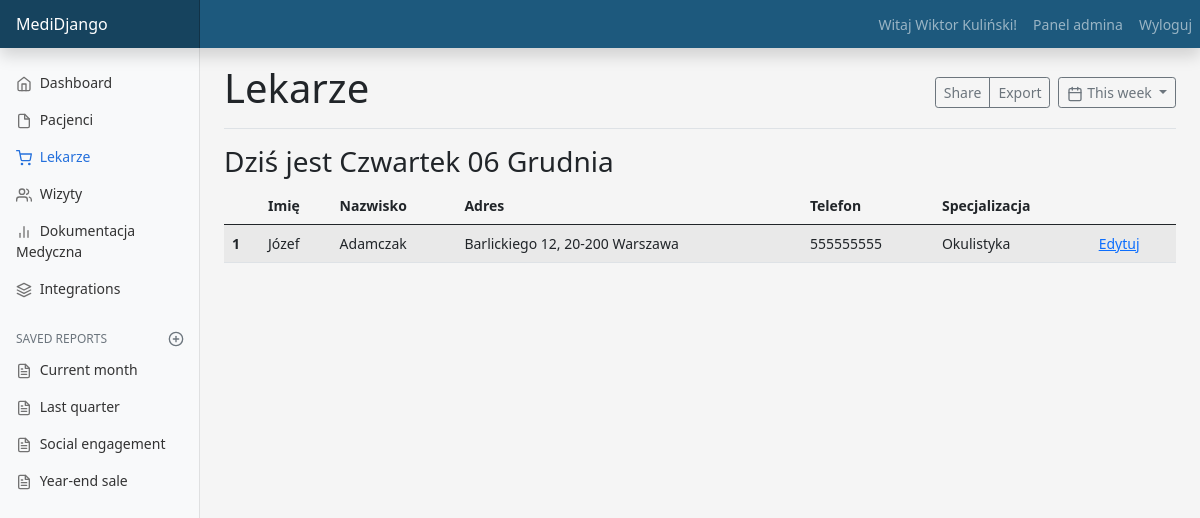
Page /doctors (signed in) on the committed database.
### main/models.py (models this page shows, shortened)
class Patient(models.Model):
    user = models.OneToOneField(User, null=False, on_delete=models.CASCADE)
    name = models.CharField(max_length=20, default="")
    surname = models.CharField(max_length=30, default="")
    address = models.OneToOneField(Address, null=True, on_delete=models.CASCADE)
    date_of_birth = models.DateField(default='2000-01-01')
    phone_number = models.CharField(default="", null=False, max_length=9)

class Doctor(models.Model):
    user = models.OneToOneField(User, null=False, on_delete=models.CASCADE)
    address = models.OneToOneField(Address, null=False, on_delete=models.CASCADE, default="")
    name = models.CharField(max_length=20, null=False, default="")
    surname = models.CharField(max_length=20, null=False, default="")
    phone_number = models.CharField(default="", null=False, max_length=9)
    specialization = models.CharField(max_length=50, null=False, default="")

class Address(models.Model):
    street = models.CharField(max_length=20)
    number = models.CharField(max_length=4)
    zip_code = models.CharField(max_length=6)
    city = models.CharField(max_length=20)

### main/views.py (the view)
# urls.py: path('doctors', views.doctors, name="doctors"),
@login_required(login_url="login")
def doctors(request):
    all_doctors = Doctor.objects.all()
    context = {'all_doctors': all_doctors, 'active_app': 'doctors'}
    return render(request, 'main/doctors.html', context=context)

### main/templates/main/doctors.html (shortened to what this page needs)
{% extends "main/dashboard.html" %}
{% block content_title %}Lekarze{% endblock %}
{% block content_main %}
    <div class="table-responsive">
        <table class="table table-striped">
            <thead>
                <tr>
                  <th scope="col"></th>
                  <th scope="col">Imię</th>
                  <th scope="col">Nazwisko</th>
                  <th scope="col">Adres</th>
                  <th scope="col">Telefon</th>
                  <th scope="col">Specjalizacja</th>
                  <th scope="col"></th>
                </tr>
            </thead>
            <tbody>
              {% for doctor in all_doctors %}
                <tr>
                    <th scope="row">{{ forloop.counter }}</th>
                    <td>{{ doctor.name }}</td>
                    <td>{{ doctor.surname }}</td>
                    <td>{{ doctor.address.street }} {{ doctor.address.number }}, {{ doctor.address.zip_code }} {{ doctor.address.city }}</td>
                    <td>{{ doctor.phone_number }}</td>
                    <td>{{ doctor.specialization }}</td>
                    <td><a href="{% url 'edit_doctor' doctor.id %}">Edytuj</a></td>
                </tr>
              {% endfor %}
            </tbody>
        </table>
      </div>
{% endblock %}

### main/templates/main/dashboard.html (shortened to what this page needs)
{% load static %}
<!doctype html>
<html lang="en">
  <head>
<link href="{% static 'assets/dist/css/bootstrap.min.css' %}" rel="stylesheet">
    <link href="{% static 'css/dashboard.css' %}" rel="stylesheet">
    <link href="{% static 'css/custom.css' %}" rel="stylesheet">
  </head>
  <body>
<header class="navbar navbar-color navbar-dark sticky-top flex-md-nowrap p-0 shadow">
  <a class="navbar-brand col-md-3 col-lg-2 me-0 px-3" href="#">MediDjango</a>
  <nav class="navbar-expand-lg">
      <div class="collapse navbar-collapse" id="navbarNav">
          <ul class="navbar-nav">
              {% if user.is_authenticated %}
              <li class="nav-item"><span class="nav-link">Witaj {{ user.patient.name }} {{ user.patient.surname }}!</span></li>
              {% else %}
                  Użytkownik niezalogowany.
              {% endif %}
              {% if user.is_staff %}
                <li class="nav-item"><a class="nav-link" href="{% url 'admin:index' %}">Panel admina</a></li>
              {% endif %}
              <li class="nav-item"><a class="nav-link" href="{% url 'user_logout' %}">Wyloguj</a></li>
          </ul>
      </div>
  </nav>
</header>
<div class="container-fluid">
  <div class="row">
    <nav id="sidebarMenu" class="col-md-3 col-lg-2 d-md-block bg-light sidebar collapse">
      <div class="position-sticky pt-3">
        <ul class="nav flex-column">
          <li class="nav-item">
            <a class="nav-link {% if active_app == 'dashboard' %}active{% endif %}" aria-current="page" href="{% url 'dashboard' %}">
              <span data-feather="home"></span>
              Dashboard
            </a>
          </li>
          <li class="nav-item">
            <a class="nav-link {% if active_app == 'patients' %}active{% endif %}" href="{% url 'patients' %}">
              <span data-feather="file"></span>
              Pacjenci
            </a>
          </li>
          <li class="nav-item">
            <a class="nav-link {% if active_app == 'doctors' %}active{% endif %}" href="{% url 'doctors' %}">
              <span data-feather="shopping-cart"></span>
              Lekarze
            </a>
          </li>
          <li class="nav-item">
            <a class="nav-link" href="#">
              <span data-feather="users"></span>
              Wizyty
            </a>
          </li>
          <li class="nav-item">
            <a class="nav-link" href="#">
              <span data-feather="bar-chart-2"></span>
              Dokumentacja Medyczna
            </a>
          </li>
          <li class="nav-item">
            <a class="nav-link" href="#">
              <span data-feather="layers"></span>
              Integrations
            </a>
          </li>
        </ul>
        <h6 class="sidebar-heading d-flex justify-content-between align-items-center px-3 mt-4 mb-1 text-muted">
          <span>Saved reports</span>
          <a class="link-secondary" href="#" aria-label="Add a new report">
            <span data-feather="plus-circle"></span>
          </a>
        </h6>
        <ul class="nav flex-column mb-2">
          <li class="nav-item">
            <a class="nav-link" href="#">
              <span data-feather="file-text"></span>
              Current month
            </a>
          </li>
          <li class="nav-item">
            <a class="nav-link" href="#">
              <span data-feather="file-text"></span>
              Last quarter
            </a>
          </li>
          <li class="nav-item">
            <a class="nav-link" href="#">
              <span data-feather="file-text"></span>
              Social engagement
            </a>
          </li>
          <li class="nav-item">
            <a class="nav-link" href="#">
              <span data-feather="file-text"></span>
              Year-end sale
            </a>
          </li>
        </ul>
      </div>
    </nav>
    <main class="col-md-9 ms-sm-auto col-lg-10 px-md-4">
      <div class="d-flex justify-content-between flex-wrap flex-md-nowrap align-items-center pt-3 pb-2 mb-3 border-bottom">
        <h1>{% block content_title %}Dashboard{% endblock %}</h1>
        <div class="btn-toolbar mb-2 mb-md-0">
          <div class="btn-group me-2">
            <button type="button" class="btn btn-sm btn-outline-secondary">Share</button>
            <button type="button" class="btn btn-sm btn-outline-secondary">Export</button>
          </div>
          <button type="button" class="btn btn-sm btn-outline-secondary dropdown-toggle">
            <span data-feather="calendar"></span>
            This week
          </button>
        </div>
      </div>
      <h3>Dziś jest Czwartek 06 Grudnia</h3>
      <div>
          {% block content_main %}{% endblock %}
      </div>
    </main>
  </div>
</div>
  </body>
</html>

### static/css/dashboard.css (style rules this page uses)
body { font-size: .875rem; background-color: #f5f5f5; }
.feather { width: 16px; height: 16px; vertical-align: text-bottom; }
.sidebar { position: fixed; top: 0; bottom: 0; left: 0; z-index: 100; padding: 48px 0 0; box-shadow: inset -1px 0 0 rgba(0, 0, 0, .1); }
.sidebar .nav-link { font-weight: 500; color: #333; }
.sidebar .nav-link .feather { margin-right: 4px; color: #727272; }
.sidebar .nav-link.active { color: #2470dc; }
.sidebar .nav-link:hover .feather, .sidebar .nav-link.active .feather { color: inherit; }
.sidebar-heading { font-size: .75rem; text-transform: uppercase; }
.navbar-color { background-color: #1D597D; }
.navbar-brand { padding-top: .75rem; padding-bottom: .75rem; font-size: 1rem; background-color: rgba(0, 0, 0, .25); box-shadow: inset -1px 0 0 rgba(0, 0, 0, .25); }

### rows in the picture
Doctor: name "Józef", surname "Adamczak", address.street "Barlickiego", address.number "12", address.zip_code "20-200", address.city "Warszawa", phone_number "555555555", specialization "Okulistyka"

### other values in the picture
{{ user.patient.name }} "Wiktor"
{{ user.patient.surname }} "Kuliński"
